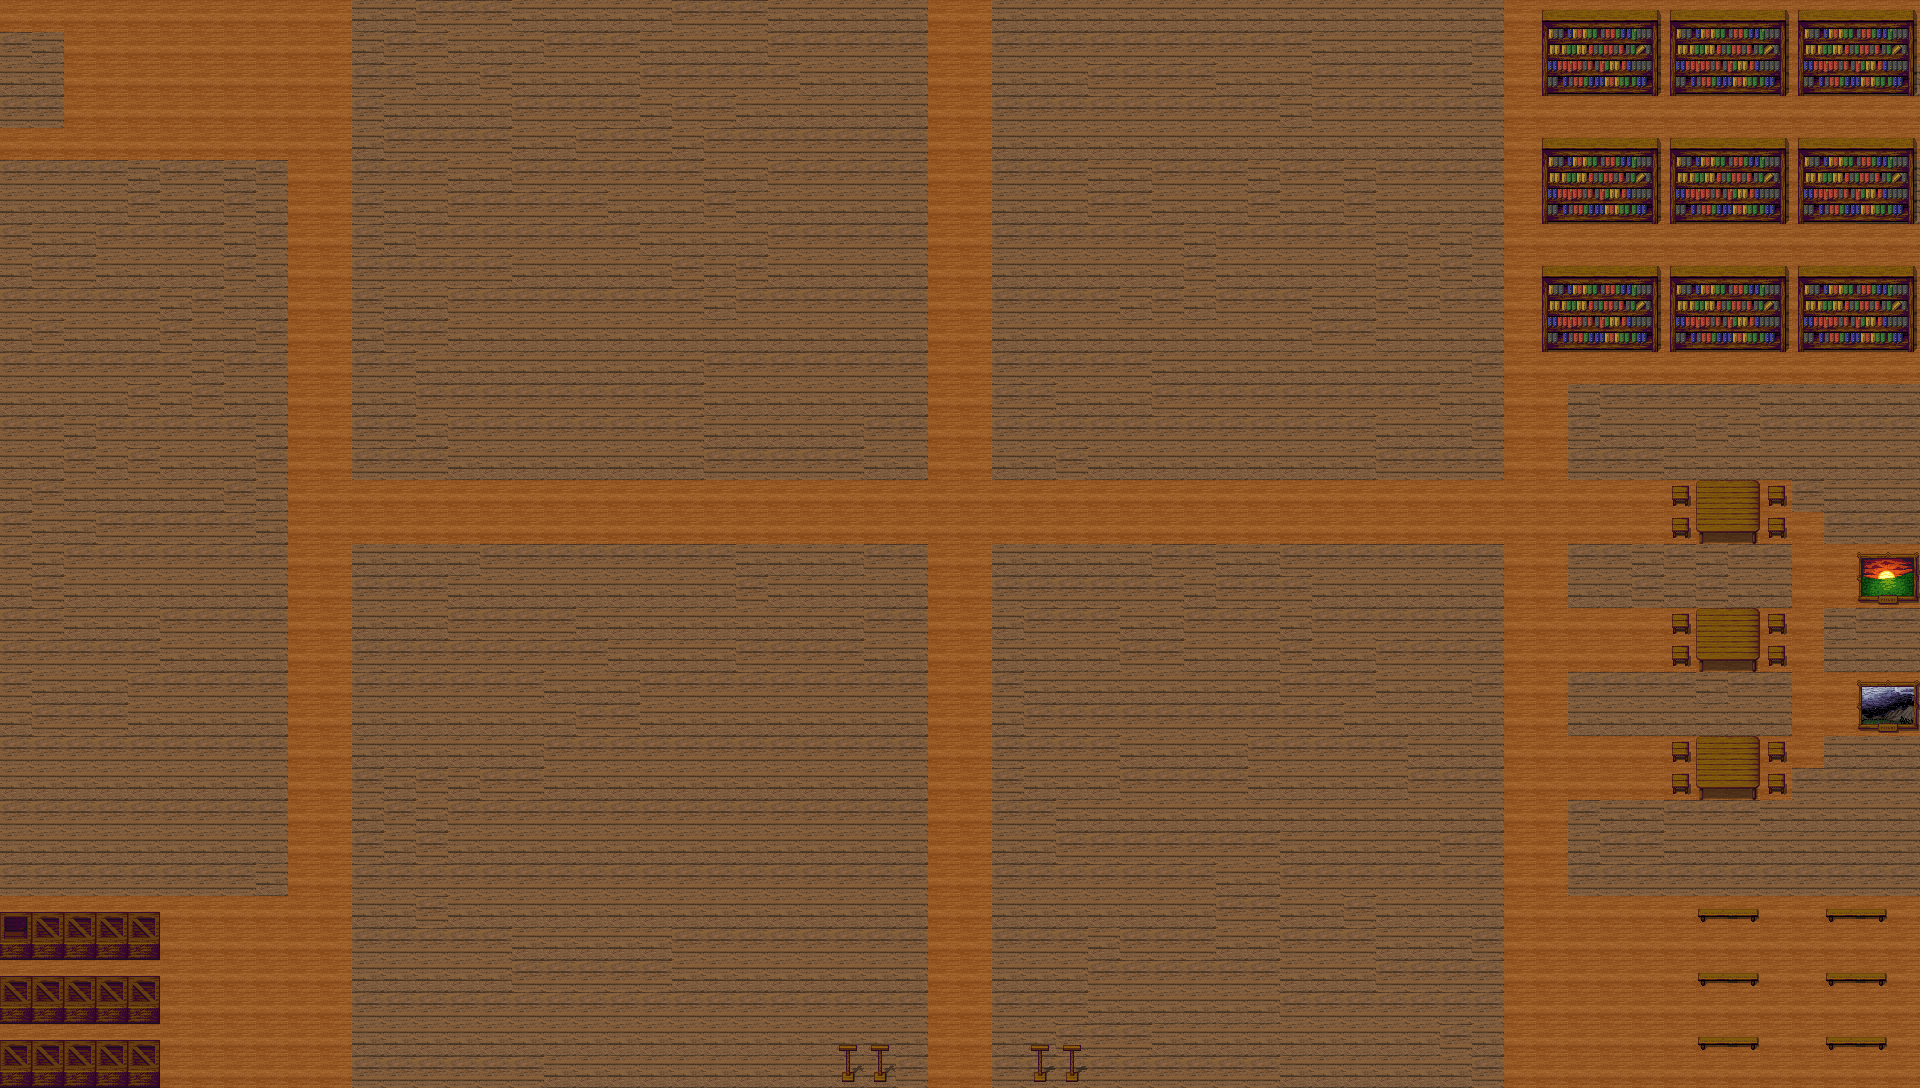

A 2D game scene composited from a Tiled map and its tileset images. What follows is a short description and the map's XML, with each tile layer's data collapsed to a summary:
An orthogonal 60x34 tile map with 32x32 px tiles, 4 tile layers (Слой тайлов 1, Слой тайлов 2, Слой тайлов 3, Слой тайлов 4), 3 tilesets and 26 objects.

<map version="1.9" tiledversion="1.9.2" orientation="orthogonal" renderorder="right-down" width="60" height="34" tilewidth="32" tileheight="32" infinite="0" nextlayerid="10" nextobjectid="46">
 <tileset firstgid="1" source="96094-a855456bb8b9b1229ab28f53a858991b.tsx" />
 <tileset firstgid="433" source="650-6505812_indoor-house-tiles.tsx" />
 <tileset firstgid="1083" source="skam_tile.tsx" />
 <layer id="1" name="Слой тайлов 1" width="60" height="34">
  <data>[2040 cells, 2040 non-empty, 3 distinct tile ids]</data>
 </layer>
 <layer id="6" name="Слой тайлов 2" width="60" height="34">
  <data>[2040 cells, 152 non-empty, 27 distinct tile ids]</data>
 </layer>
 <layer id="7" name="Слой тайлов 3" width="60" height="34">
  <data>[2040 cells, 8 non-empty, 2 distinct tile ids]</data>
 </layer>
 <layer id="8" name="Слой тайлов 4" width="60" height="34">
  <data>[2040 cells, 30 non-empty, 4 distinct tile ids]</data>
 </layer>
 <objectgroup id="3" name="Слой объектов 1">
  <object id="13" gid="723" x="864" y="256" width="70.6667" height="70.6667" />
  <object id="14" gid="724" x="934.667" y="256" width="70.6667" height="70.6667" />
  <object id="15" gid="725" x="1005.33" y="256" width="70.6667" height="70.6667" />
  <object id="17" gid="750" x="1005.33" y="326.667" width="70.6667" height="70.6667" />
  <object id="19" gid="749" x="934.667" y="326.667" width="70.6667" height="70.6667" />
  <object id="20" gid="748" x="864" y="326.667" width="70.6667" height="70.6667" />
 </objectgroup>
 <objectgroup id="5" name="Слой объектов 2">
  <object id="22" gid="1243" x="3" y="80" width="75" height="75" />
  <object id="24" gid="1259" x="3" y="155" width="75" height="75" />
  <object id="25" gid="1278" x="96" y="39" width="39" height="39" />
  <object id="26" gid="1279" x="135" y="39" width="39" height="39" />
  <object id="28" gid="1295" x="135" y="78" width="39" height="39" />
  <object id="29" gid="1294" x="96" y="78" width="39" height="39" />
  <object id="31" gid="1217" x="940.167" y="32" width="44.1667" height="44.1667" />
  <object id="32" gid="1233" x="940.167" y="76.1667" width="44.1667" height="44.1667" />
  <object id="33" gid="1249" x="940.167" y="120.333" width="44.1667" height="44.1667" />
  <object id="34" gid="1265" x="940.167" y="164.5" width="44.1667" height="44.1667" />
  <object id="35" gid="1264" x="896" y="164.5" width="44.1667" height="44.1667" />
  <object id="36" gid="1266" x="984.333" y="164.5" width="44.1667" height="44.1667" />
  <object id="37" gid="1250" x="984.333" y="120.333" width="44.1667" height="44.1667" />
  <object id="38" gid="1234" x="984.333" y="76.1667" width="44.1667" height="44.1667" />
  <object id="39" gid="1232" x="896" y="76.1667" width="44.1667" height="44.1667" />
  <object id="40" gid="1248" x="896" y="120.333" width="44.1667" height="44.1667" />
  <object id="42" gid="1129" x="928" y="244.75" width="43.25" height="43.25" />
  <object id="43" gid="1130" x="971.25" y="244.75" width="43.25" height="43.25" />
  <object id="44" gid="1146" x="971.25" y="288" width="43.25" height="43.25" />
  <object id="45" gid="1145" x="928" y="288" width="43.25" height="43.25" />
 </objectgroup>
</map>
